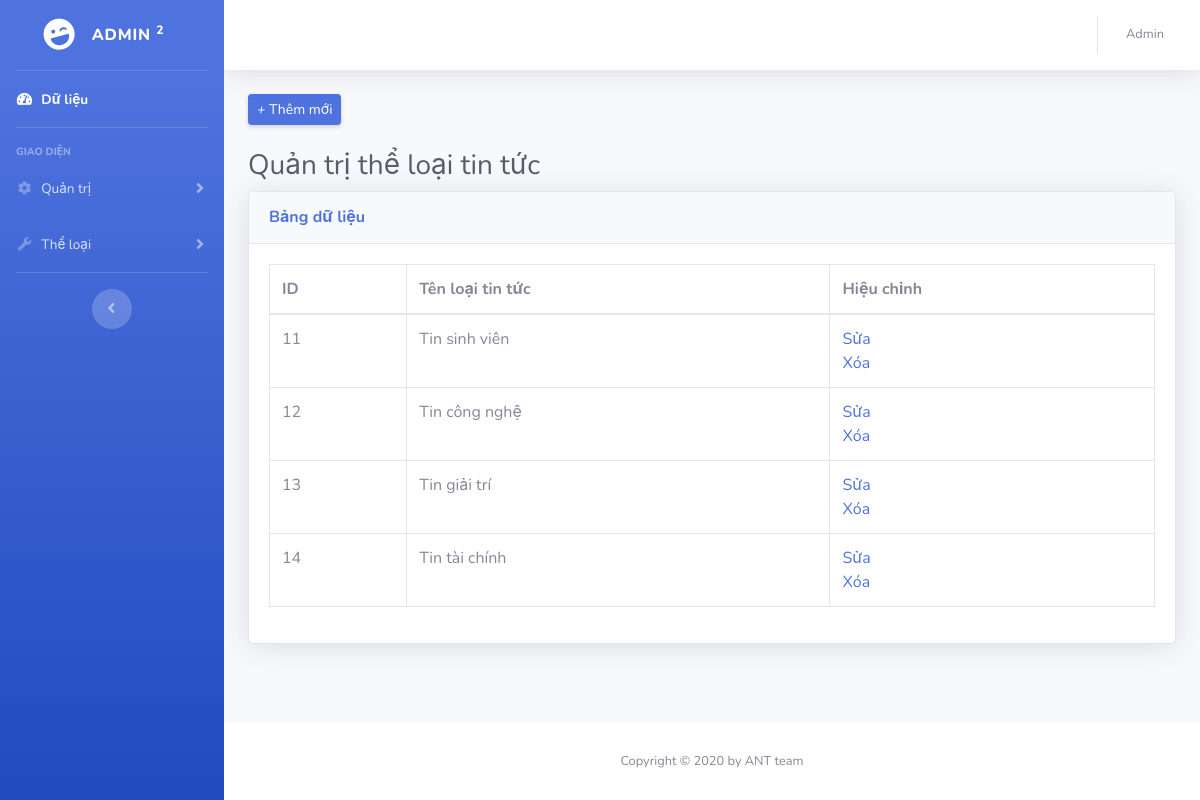
Page /admin/quan_tri_loai_tin_tuc.php on the committed database.
### tables this page shows
CREATE TABLE `tbl_loai_tin_tuc` (
  `id_loai_tin_tuc` int(50) NOT NULL,
  `ten_loai_tin_tuc` varchar(50) NOT NULL
);

### admin/quan_tri_loai_tin_tuc.php (the view, shortened to what this page needs)
<!DOCTYPE html>
<html lang="en">
<head>
  <link href="vendor/fontawesome-free/css/all.min.css" rel="stylesheet" type="text/css">
  <link href="css/sb-admin-2.min.css" rel="stylesheet">
</head>
<body id="page-top">
  <div id="wrapper">
    <ul class="navbar-nav bg-gradient-primary sidebar sidebar-dark accordion" id="accordionSidebar">
      <a class="sidebar-brand d-flex align-items-center justify-content-center" href="index.php">
        <div class="sidebar-brand-icon rotate-n-15">
          <i class="fas fa-laugh-wink"></i>
        </div>
        <div class="sidebar-brand-text mx-3"> Admin <sup>2</sup></div>
      </a>
      <hr class="sidebar-divider my-0">
      <li class="nav-item active">
        <a class="nav-link" href="index.php">
          <i class="fas fa-fw fa-tachometer-alt"></i>
          <span>Dữ liệu</span></a>
      </li>
      <hr class="sidebar-divider">
      <div class="sidebar-heading">
        Giao diện
      </div>
      <li class="nav-item">
        <a class="nav-link collapsed" href="#" data-toggle="collapse" data-target="#collapseTwo" aria-expanded="true" aria-controls="collapseTwo">
          <i class="fas fa-fw fa-cog"></i>
          <span>Quản trị</span>
        </a>
      </li>
      <li class="nav-item">
        <a class="nav-link collapsed" href="#" data-toggle="collapse" data-target="#collapseUtilities" aria-expanded="true" aria-controls="collapseUtilities">
          <i class="fas fa-fw fa-wrench"></i>
          <span>Thể loại</span>
        </a>
      </li>
      <hr class="sidebar-divider d-none d-md-block">
      <div class="text-center d-none d-md-inline">
        <button class="rounded-circle border-0" id="sidebarToggle"></button>
      </div>
    </ul>
    <div id="content-wrapper" class="d-flex flex-column">
      <div id="content">
        <nav class="navbar navbar-expand navbar-light bg-white topbar mb-4 static-top shadow">
          <ul class="navbar-nav ml-auto">
            <li class="nav-item dropdown no-arrow">
              <a class="nav-link dropdown-toggle" href="#" id="userDropdown" role="button" data-toggle="dropdown" aria-haspopup="true" aria-expanded="false">
                <span class="mr-2 d-none d-lg-inline text-gray-600 small">Admin</span>
              </a>
            </li>
          </ul>
        </nav>
       <div class="container-fluid">
        <div class="d-sm-flex align-items-center justify-content-between mb-4">
          <a href="them/them_loai_tin_tuc.php" class="d-none d-sm-inline-block btn btn-sm btn-primary shadow-sm"><i>+</i> Thêm mới</a>
        </div>
        <h1 class="h3 mb-2 text-gray-800">Quản trị thể loại tin tức</h1>
        <div class="card shadow mb-4">
          <div class="card-header py-3">
            <h6 class="m-0 font-weight-bold text-primary">Bảng dữ liệu</h6>
          </div>
          <div class="card-body">
            <div class="table-responsive">
              <table class="table table-bordered" id="dataTable" width="100%" cellspacing="0">
                <thead>
                  <tr>
                    <th>ID</th>
                    <th>Tên loại tin tức</th>
                    <th>Hiệu chỉnh</th>
                  </tr>
                </thead>
                <tbody>
                <?php
						  $host_name="localhost";
$user_name="root";
$password="";
$db_name="bit_db";
							$ket_noi=mysqli_connect($host_name, $user_name, $password, $db_name);
							$query="SELECT * FROM tbl_loai_tin_tuc";
							$noi_dung=mysqli_query($ket_noi, $query);
							while($row=mysqli_fetch_array($noi_dung)){
					?>
                  <tr>
                    <td style="max-width: 300px;"><?php echo $row['id_loai_tin_tuc']?></td>
                    <td><?php echo $row['ten_loai_tin_tuc']?></td>
                    <td>
                       <a href="./sua/sua_loai_tin_tuc.php?id=<?php echo $row['id_loai_tin_tuc']?>">Sửa</a> <br>
                       <a href="./xoa/xoa_loai_tin_tuc_delete.php?id=<?php echo $row['id_loai_tin_tuc']?>">Xóa</a>
                    </td>
                  </tr>
              <?php }?>
                </tbody>
              </table>
            </div>
          </div>
        </div>
      </div>
      </div>
      <footer class="sticky-footer bg-white">
        <div class="container my-auto">
          <div class="copyright text-center my-auto">
            <span>Copyright © 2020 by ANT team</span>
          </div>
        </div>
      </footer>
    </div>
  </div>
</body>
</html>

### rows in the picture
tbl_loai_tin_tuc: id_loai_tin_tuc "11", ten_loai_tin_tuc "Tin sinh viên"
tbl_loai_tin_tuc: id_loai_tin_tuc "12", ten_loai_tin_tuc "Tin công nghệ"
tbl_loai_tin_tuc: id_loai_tin_tuc "13", ten_loai_tin_tuc "Tin giải trí"
tbl_loai_tin_tuc: id_loai_tin_tuc "14", ten_loai_tin_tuc "Tin tài chính"
